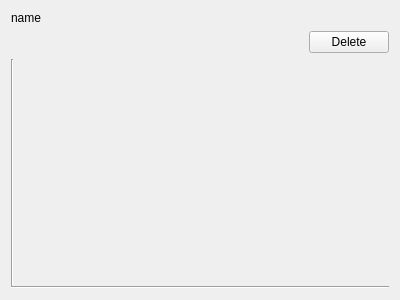
<?xml version="1.0" encoding="UTF-8"?>
<ui version="4.0">
 <class>CompositeArrayItem</class>
 <widget class="QWidget" name="CompositeArrayItem">
  <property name="geometry">
   <rect>
    <x>0</x>
    <y>0</y>
    <width>400</width>
    <height>300</height>
   </rect>
  </property>
  <layout class="QVBoxLayout" name="verticalLayout">
   <item>
    <widget class="QLabel" name="itemNameLabel">
     <property name="text">
      <string notr="true">name</string>
     </property>
    </widget>
   </item>
   <item>
    <layout class="QHBoxLayout" name="horizontalLayout">
     <item>
      <widget class="CollapseButton" name="collapseBtn" native="true"/>
     </item>
     <item>
      <spacer name="horizontalSpacer">
       <property name="orientation">
        <enum>Qt::Orientation::Horizontal</enum>
       </property>
       <property name="sizeType">
        <enum>QSizePolicy::Policy::Expanding</enum>
       </property>
       <property name="sizeHint" stdset="0">
        <size>
         <width>0</width>
         <height>20</height>
        </size>
       </property>
      </spacer>
     </item>
     <item>
      <widget class="ValidationIndicator" name="indicator" native="true">
       <property name="sizePolicy">
        <sizepolicy hsizetype="Expanding" vsizetype="Preferred">
         <horstretch>1</horstretch>
         <verstretch>0</verstretch>
        </sizepolicy>
       </property>
      </widget>
     </item>
     <item>
      <widget class="QPushButton" name="deleteButton">
       <property name="text">
        <string>Delete</string>
       </property>
       <property name="icon">
        <iconset theme="delete"/>
       </property>
      </widget>
     </item>
    </layout>
   </item>
   <item>
    <layout class="QVBoxLayout" name="verticalLayout_3">
     <property name="spacing">
      <number>0</number>
     </property>
     <item>
      <widget class="QWidget" name="contentWrapper" native="true">
       <property name="sizePolicy">
        <sizepolicy hsizetype="Preferred" vsizetype="Expanding">
         <horstretch>0</horstretch>
         <verstretch>0</verstretch>
        </sizepolicy>
       </property>
       <layout class="QHBoxLayout" name="horizontalLayout_3">
        <property name="spacing">
         <number>0</number>
        </property>
        <property name="leftMargin">
         <number>0</number>
        </property>
        <property name="topMargin">
         <number>0</number>
        </property>
        <property name="rightMargin">
         <number>0</number>
        </property>
        <property name="bottomMargin">
         <number>0</number>
        </property>
        <item>
         <widget class="Line" name="line_2">
          <property name="orientation">
           <enum>Qt::Orientation::Vertical</enum>
          </property>
         </widget>
        </item>
        <item>
         <widget class="QWidget" name="content" native="true">
          <layout class="QVBoxLayout" name="verticalLayout_2"/>
         </widget>
        </item>
       </layout>
      </widget>
     </item>
     <item>
      <widget class="Line" name="line">
       <property name="orientation">
        <enum>Qt::Orientation::Horizontal</enum>
       </property>
      </widget>
     </item>
    </layout>
   </item>
  </layout>
 </widget>
 <customwidgets>
  <customwidget>
   <class>ValidationIndicator</class>
   <extends>QWidget</extends>
   <header>ui/wizard/03-parameters/forms/editors/detailed/misc/ValidationIndicator.h</header>
   <container>1</container>
  </customwidget>
  <customwidget>
   <class>CollapseButton</class>
   <extends>QWidget</extends>
   <header>ui/wizard/03-parameters/forms/editors/detailed/misc/CollapseButton.h</header>
   <container>1</container>
   <slots>
    <slot>clicked(bool)</slot>
   </slots>
  </customwidget>
 </customwidgets>
 <resources/>
 <connections/>
</ui>
